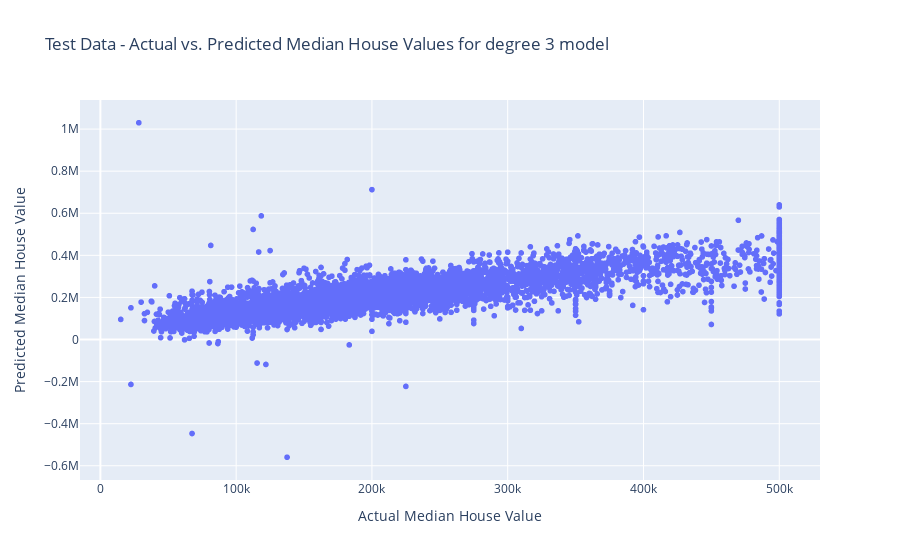

Source (notebook cell):
### Code cell
import plotly.express as px

# Extract predicted and actual values for train data for best_degree_index
predicted_train = predict_train_all[best_degree_index]
actual_train = y1_train


# Extract predicted and real values for test data for best_degree_index
predicted_test = predict_test_all[best_degree_index]
actual_test = y1_test


# Create a DataFrame containing actual and predicted values for test data
test_data = pd.DataFrame({'Actual Median House Value': actual_test, 'Predicted Median House Value': predicted_test})

# Plot actual vs predicted values for test data
fig = px.scatter(test_data, x='Actual Median House Value', y='Predicted Median House Value', title='Test Data - Actual vs. Predicted Median House Values for degree 3 model')
fig.show()

### Figure 1 — Plotly figure (JSON) as saved in the notebook; plotly's stock layout.template omitted (floating-point values rounded to 4 significant figures; data arrays with more than 128 entries replaced by an {"elided": "..."} marker saying what was removed)
{"data": [{"hovertemplate": "Actual Median House Value=%{x}<br>Predicted Median House Value=%{y}<extra></extra>", "legendgroup": "", "marker": {"color": "#636efa", "symbol": "circle"}, "mode": "markers", "name": "", "showlegend": false, "type": "scattergl", "x": {"elided": "6192 int values"}, "xaxis": "x", "y": {"elided": "6192 float values"}, "yaxis": "y"}], "layout": {"legend": {"tracegroupgap": 0}, "title": {"text": "Test Data - Actual vs. Predicted Median House Values for degree 3 model"}, "xaxis": {"anchor": "y", "domain": [0, 1], "title": {"text": "Actual Median House Value"}}, "yaxis": {"anchor": "x", "domain": [0, 1], "title": {"text": "Predicted Median House Value"}}}}
